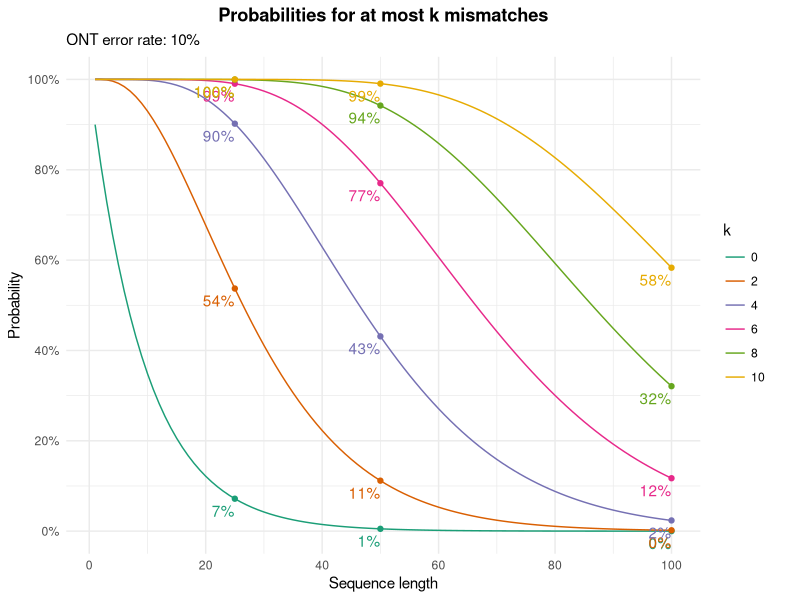

R code for this plot:
#!/usr/bin/env Rscript

# Package import
suppressPackageStartupMessages({
  library(scales)
  library(ggplot2)
  library(reshape2)
  library(ggpubr)
})

# Function declarations
yscale <- function(x) { sprintf("%.0f%%", x * 100)}
dpm <- function(x, s=20, p=0.1) { 1 - pbinom(x, size = 1 : s, prob = p, lower.tail = F)}

# Constants declarations
m <- seq.int(0, 10, 2)
seed_len <- 100
mismatch_rate <- 0.1
label_points <- c(25, 50, 100)

# Create dataframe with probabilities
df <- data.frame(n = 1 : seed_len)
for (i in m) {
    tmp <- data.frame(dpm(i, s = seed_len, p = mismatch_rate))
  names(tmp) <- c(sprintf("%d", i))
    df <- cbind(df, tmp)
}

# Plot probabilities
df <- melt(df, id.vars = "n")
colnames(df) <- c("length", "k", "probability")
mm_plot <- ggplot(df, aes(x = length, y = probability, colour = k)) +
  geom_line() +
  scale_x_continuous(breaks = pretty_breaks()) +
  scale_y_continuous(breaks = pretty_breaks(), limits = c(0, 1), labels = yscale) +
  labs(
  title = "Probabilities for at most k mismatches",
  subtitle = sprintf("ONT error rate: %.0f%%", mismatch_rate * 100)
  ) +
  xlab("Sequence length") +
  ylab("Probability") +
  scale_colour_brewer(palette = "Dark2") +
  theme_minimal() +
  theme(
    plot.title = element_text(hjust = 0.5, face = "bold"),
    plot.subtitle = element_text(hjust = 0),
    legend.position = "right",
#    legend.title = element_blank(),
    legend.text = element_text(margin = margin(r = 0.5, l = 0.1, unit = "cm"))
  ) +
  guides(colour = guide_legend(ncol = 1)) +
  geom_text(aes(label = ifelse(length %in% label_points, sprintf("%.0f%%", probability * 100), "")), hjust = 1, vjust = 1.5, show.legend = F) +
  geom_point(data = df[df$length %in% label_points,], aes(colour = k), show.legend = F)
mm_plot

#ggarrange(mm_plot, score_plot, ncol = 2, labels = c("(1)", "(2)"))
